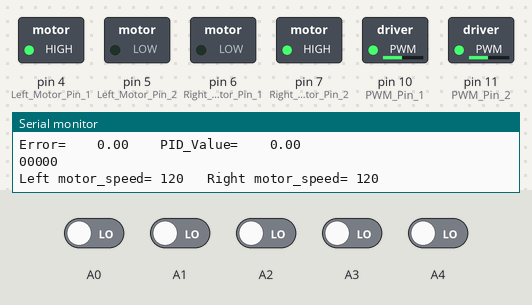
This sketch was run on a simulated Arduino Uno, built with avr-gcc and run on an emulated ATmega328P. On the bench: switched loads named in the sketch (green lamp = pin HIGH), the last lines printed to the serial monitor. The test bench sets the inputs (shaded band); at power-on: A0–4 LOW.

Above: at 1.2 s.
1.3 s: A0 driven HIGH and A1 driven HIGH and A2 driven HIGH and A3 driven HIGH and A4 driven HIGH
At 2.0 s:
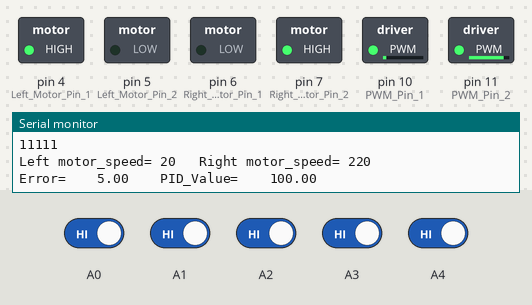
2.9 s: A0 driven LOW
At 4.2 s:
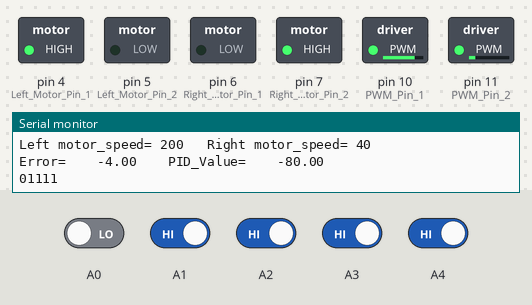
4.5 s: A1 driven LOW
At 4.9 s:
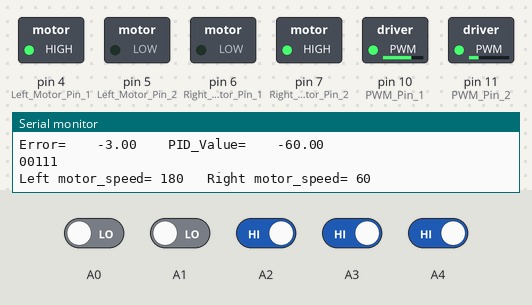
6.1 s: A0 driven HIGH and A2 driven LOW
At 6.6 s:
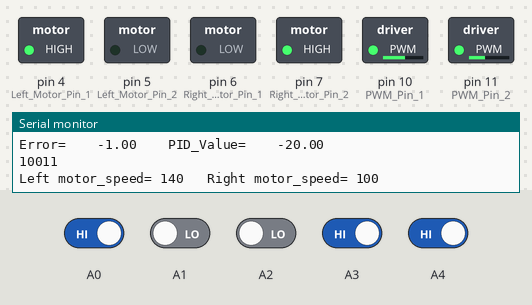
7.7 s: A2 driven HIGH
At 8.9 s:
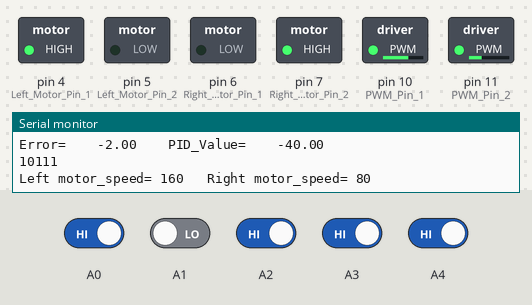
10.7 s: A2 driven LOW
At 12.3 s:
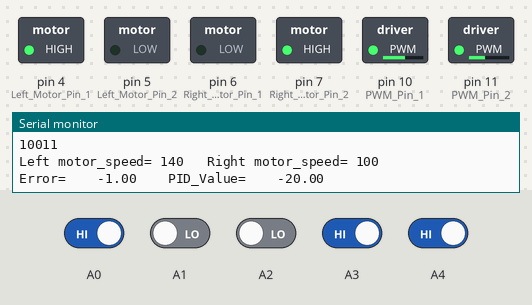
Timing chart, 0 to 13.8 s (numbered marks = the images above; inputs shaded):
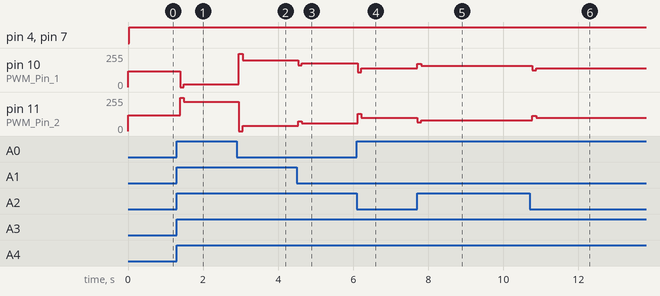

The sketch:

Program_master.ino
```cpp
float Kp = 20, Ki = 0, Kd = 15 ;
float error = 0, P = 0, I = 0, D = 0, PID_value = 0;
float previous_error = 0, previous_I = 0;
int sensor[5] = {0, 0, 0, 0, 0};
int initial_motor_speed = 120;

void read_sensor_values(void);
void calculate_pid(void);
void motor_control(void);

void setup()
{
  pinMode(10, OUTPUT); //PWM Pin 1    //Left Motor Speed
  pinMode(11, OUTPUT); //PWM Pin 2     //RIGH Motor Speed
  pinMode(4, OUTPUT); //Left Motor Pin 1
  pinMode(5, OUTPUT); //Left Motor Pin 2
  pinMode(6, OUTPUT); //Right Motor Pin 1
  pinMode(7, OUTPUT); //Right Motor Pin 2
  Serial.begin(9600); //Enable Serial Communications
}

void loop()
{
  read_sensor_values();
  calculate_pid();
  motor_control();
}

void read_sensor_values()
{
  sensor[0] = digitalRead(A0);
  sensor[1] = digitalRead(A1);
  sensor[2] = digitalRead(A2);
  sensor[3] = digitalRead(A3);
  sensor[4] = digitalRead(A4);

  if ((sensor[0] == 1) && (sensor[1] == 1) && (sensor[2] == 1) && (sensor[3] == 1) && (sensor[4] == 0))
    error = 4;
  else if ((sensor[0] == 1) && (sensor[1] == 1) && (sensor[2] == 1) && (sensor[3] == 0) && (sensor[4] == 0))
    error = 3;
  else if ((sensor[0] == 1) && (sensor[1] == 1) && (sensor[2] == 1) && (sensor[3] == 0) && (sensor[4] == 1))
    error = 2;
  else if ((sensor[0] == 1) && (sensor[1] == 1) && (sensor[2] == 0) && (sensor[3] == 0) && (sensor[4] == 1))
    error = 1;
  else if ((sensor[0] == 1) && (sensor[1] == 1) && (sensor[2] == 0) && (sensor[3] == 1) && (sensor[4] == 1))
    error = 0;
  else if ((sensor[0] == 1) && (sensor[1] == 0) && (sensor[2] == 0) && (sensor[3] == 1) && (sensor[4] == 1))
    error = -1;
  else if ((sensor[0] == 1) && (sensor[1] == 0) && (sensor[2] == 1) && (sensor[3] == 1) && (sensor[4] == 1))
    error = -2;
  else if ((sensor[0] == 0) && (sensor[1] == 0) && (sensor[2] == 1) && (sensor[3] == 1) && (sensor[4] == 1))
    error = -3;
  else if ((sensor[0] == 0) && (sensor[1] == 1) && (sensor[2] == 1) && (sensor[3] == 1) && (sensor[4] == 1))
    error = -4;
  else if ((sensor[0] == 1) && (sensor[1] == 1) && (sensor[2] == 1) && (sensor[3] == 1) && (sensor[4] == 1))
    if (error == -4 || error == -5)
    {
      error = -5;
    }
    else error = 5;
  Serial.print(sensor[0]); Serial.print(sensor[1]); Serial.print(sensor[2]); Serial.print(sensor[3]); Serial.println(sensor[4]);

}

void calculate_pid()
{
  P = error;
  I = I + previous_I;
  D = error - previous_error;

  PID_value = (Kp * P) + (Ki * I) + (Kd * D);

  previous_I = I;
  previous_error = error;
}

void motor_control()
{
  // Calculating the effective motor speed:
  int left_motor_speed = initial_motor_speed - PID_value;
  int right_motor_speed = initial_motor_speed + PID_value;

  // The motor speed should not exceed the max PWM value
  //constrain(left_motor_speed,0,255);
  //constrain(right_motor_speed,0,255);

  if (left_motor_speed < 0)
  {
    left_motor_speed = 0;
  }
  else if (left_motor_speed > 250)
  {
    left_motor_speed = 250;
  }
  if (right_motor_speed < 0)
  {
    right_motor_speed = 0;
  }
  else if (right_motor_speed > 250)
  {
    right_motor_speed = 250;
  }


  analogWrite(10, left_motor_speed);  //Left Motor Speed
  analogWrite(11, right_motor_speed); //Right Motor Speed

  //following lines of code are to make the bot move forward

  Serial.print("Left motor_speed= ");
  Serial.print(left_motor_speed);
  Serial.print("   Right motor_speed= ");
  Serial.println(right_motor_speed);
  Serial.print("Error=    "); Serial.print(error);
  Serial.print("    PID_Value=    "); Serial.println(PID_value);
  /*The pin numbers and high, low values might be different
    depending on your connections */
  digitalWrite(4, HIGH);
  digitalWrite(5, LOW);
  digitalWrite(6, LOW);
  digitalWrite(7, HIGH);
}
```

Measured:
- after the input at 1.3 s, pin 10 (PWM_Pin_1): 120/255 → 0/255 after 0.09 s, → 20/255 0.10 s later; pin 11 (PWM_Pin_2): 120/255 → 250/255 after 0.09 s, → 220/255 0.10 s later
- after the input at 2.9 s, pin 10 (PWM_Pin_1): 20/255 → 250/255 after 0.05 s, → 200/255 0.10 s later; pin 11 (PWM_Pin_2): 220/255 → 0/255 after 0.05 s, → 40/255 0.10 s later
- after the input at 4.5 s, pin 10 (PWM_Pin_1): 200/255 → 165/255 at once, → 180/255 0.10 s later; pin 11 (PWM_Pin_2): 40/255 → 75/255 at once, → 60/255 0.10 s later
- after the input at 6.1 s, pin 10 (PWM_Pin_1): 180/255 → 110/255 at once, → 140/255 0.10 s later; pin 11 (PWM_Pin_2): 60/255 → 130/255 at once, → 100/255 0.10 s later
- after the input at 7.7 s, pin 10 (PWM_Pin_1): 140/255 → 175/255 at once, → 160/255 0.10 s later; pin 11 (PWM_Pin_2): 100/255 → 65/255 at once, → 80/255 0.10 s later
- after the input at 10.7 s, pin 10 (PWM_Pin_1): 160/255 → 125/255 after 0.07 s, → 140/255 0.10 s later; pin 11 (PWM_Pin_2): 80/255 → 115/255 after 0.07 s, → 100/255 0.10 s later
